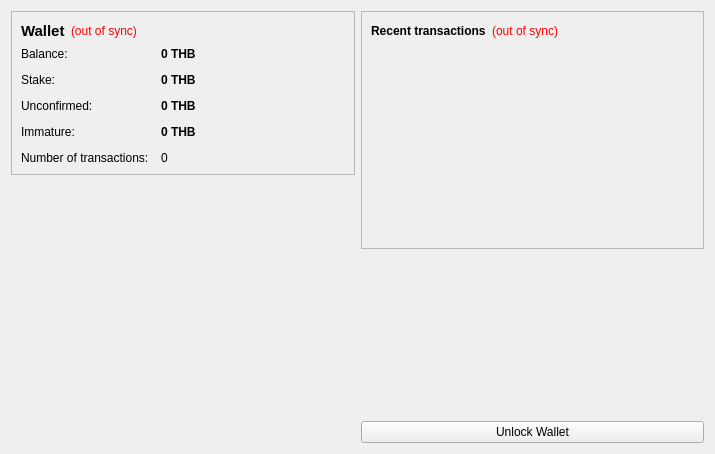
<?xml version="1.0" encoding="UTF-8"?>
<ui version="4.0">
 <class>OverviewPage</class>
 <widget class="QWidget" name="OverviewPage">
  <property name="geometry">
   <rect>
    <x>0</x>
    <y>0</y>
    <width>715</width>
    <height>454</height>
   </rect>
  </property>
  <property name="windowTitle">
   <string>Form</string>
  </property>
  <layout class="QHBoxLayout" name="horizontalLayout" stretch="1,1">
   <item>
    <layout class="QVBoxLayout" name="verticalLayout_2">
     <item>
      <widget class="QFrame" name="frame">
       <property name="frameShape">
        <enum>QFrame::StyledPanel</enum>
       </property>
       <property name="frameShadow">
        <enum>QFrame::Raised</enum>
       </property>
       <layout class="QVBoxLayout" name="verticalLayout_4">
        <item>
         <layout class="QHBoxLayout" name="horizontalLayout_4">
          <item>
           <widget class="QLabel" name="label_5">
            <property name="font">
             <font>
              <pointsize>11</pointsize>
              <weight>75</weight>
              <bold>true</bold>
             </font>
            </property>
            <property name="text">
             <string>Wallet</string>
            </property>
           </widget>
          </item>
          <item>
           <widget class="QLabel" name="labelWalletStatus">
            <property name="toolTip">
             <string>The displayed information may be out of date. Your wallet automatically synchronizes with the TongHuiBi network after a connection is established, but this process has not completed yet.</string>
            </property>
            <property name="styleSheet">
             <string notr="true">QLabel { color: red; }</string>
            </property>
            <property name="text">
             <string notr="true">(out of sync)</string>
            </property>
            <property name="alignment">
             <set>Qt::AlignLeading|Qt::AlignLeft|Qt::AlignVCenter</set>
            </property>
           </widget>
          </item>
          <item>
           <spacer name="horizontalSpacer_2">
            <property name="orientation">
             <enum>Qt::Horizontal</enum>
            </property>
            <property name="sizeHint" stdset="0">
             <size>
              <width>40</width>
              <height>20</height>
             </size>
            </property>
           </spacer>
          </item>
         </layout>
        </item>
        <item>
         <layout class="QFormLayout" name="formLayout_2">
          <property name="fieldGrowthPolicy">
           <enum>QFormLayout::AllNonFixedFieldsGrow</enum>
          </property>
          <property name="horizontalSpacing">
           <number>12</number>
          </property>
          <property name="verticalSpacing">
           <number>12</number>
          </property>
          <item row="0" column="0">
           <widget class="QLabel" name="label">
            <property name="text">
             <string>Balance:</string>
            </property>
           </widget>
          </item>
          <item row="0" column="1">
           <widget class="QLabel" name="labelBalance">
            <property name="font">
             <font>
              <weight>75</weight>
              <bold>true</bold>
             </font>
            </property>
            <property name="cursor">
             <cursorShape>IBeamCursor</cursorShape>
            </property>
            <property name="toolTip">
             <string>Your current balance</string>
            </property>
            <property name="text">
             <string notr="true">0 THB</string>
            </property>
            <property name="textInteractionFlags">
             <set>Qt::LinksAccessibleByMouse|Qt::TextSelectableByKeyboard|Qt::TextSelectableByMouse</set>
            </property>
           </widget>
          </item>
          <item row="1" column="0">
           <widget class="QLabel" name="label_6">
            <property name="text">
             <string>Stake:</string>
            </property>
           </widget>
          </item>
          <item row="1" column="1">
           <widget class="QLabel" name="labelStake">
            <property name="font">
             <font>
              <weight>75</weight>
              <bold>true</bold>
             </font>
            </property>
            <property name="cursor">
             <cursorShape>IBeamCursor</cursorShape>
            </property>
            <property name="toolTip">
             <string>Total of coins that was staked, and do not yet count toward the current balance</string>
            </property>
            <property name="text">
             <string notr="true">0 THB</string>
            </property>
            <property name="textInteractionFlags">
             <set>Qt::LinksAccessibleByMouse|Qt::TextSelectableByKeyboard|Qt::TextSelectableByMouse</set>
            </property>
           </widget>
          </item>
          <item row="2" column="0">
           <widget class="QLabel" name="label_3">
            <property name="text">
             <string>Unconfirmed:</string>
            </property>
           </widget>
          </item>
          <item row="2" column="1">
           <widget class="QLabel" name="labelUnconfirmed">
            <property name="font">
             <font>
              <weight>75</weight>
              <bold>true</bold>
             </font>
            </property>
            <property name="cursor">
             <cursorShape>IBeamCursor</cursorShape>
            </property>
            <property name="toolTip">
             <string>Total of transactions that have yet to be confirmed, and do not yet count toward the current balance</string>
            </property>
            <property name="text">
             <string notr="true">0 THB</string>
            </property>
            <property name="textInteractionFlags">
             <set>Qt::LinksAccessibleByMouse|Qt::TextSelectableByKeyboard|Qt::TextSelectableByMouse</set>
            </property>
           </widget>
          </item>
          <item row="3" column="0">
           <widget class="QLabel" name="labelImmatureText">
            <property name="text">
             <string>Immature:</string>
            </property>
           </widget>
          </item>
          <item row="3" column="1">
           <widget class="QLabel" name="labelImmature">
            <property name="font">
             <font>
              <weight>75</weight>
              <bold>true</bold>
             </font>
            </property>
            <property name="toolTip">
             <string>Mined balance that has not yet matured</string>
            </property>
            <property name="text">
             <string notr="true">0 THB</string>
            </property>
            <property name="textInteractionFlags">
             <set>Qt::LinksAccessibleByMouse|Qt::TextSelectableByKeyboard|Qt::TextSelectableByMouse</set>
            </property>
           </widget>
          </item>
          <item row="4" column="0">
           <widget class="QLabel" name="label_2">
            <property name="text">
             <string>Number of transactions:</string>
            </property>
           </widget>
          </item>
          <item row="4" column="1">
           <widget class="QLabel" name="labelNumTransactions">
            <property name="toolTip">
             <string>Total number of transactions in wallet</string>
            </property>
            <property name="text">
             <string notr="true">0</string>
            </property>
           </widget>
          </item>
         </layout>
        </item>
       </layout>
      </widget>
     </item>
     <item>
      <spacer name="verticalSpacer">
       <property name="orientation">
        <enum>Qt::Vertical</enum>
       </property>
       <property name="sizeHint" stdset="0">
        <size>
         <width>10</width>
         <height>40</height>
        </size>
       </property>
      </spacer>
     </item>
     <item>
	 <widget class="QLabel" name="label_6_1">
       <property name="text">
        <string/>
       </property>
       <property name="pixmap">
        <pixmap resource="../bitcoin.qrc">:/images/backg</pixmap>
       </property>
       <property name="scaledContents">
        <bool>false</bool>
       </property>
       <property name="alignment">
        <set>Qt::AlignCenter</set>
       </property>
       <property name="wordWrap">
        <bool>false</bool>
       </property>
       <property name="margin">
        <number>0</number>
       </property>
       <property name="indent">
        <number>0</number>
       </property>
      </widget>
     </item>
	 <item>
	 <widget class="QLabel" name="label_6_2">
       <property name="text">
        <string></string>
       </property>
       <property name="scaledContents">
        <bool>false</bool>
       </property>
       <property name="alignment">
        <set>Qt::AlignCenter</set>
       </property>
       <property name="wordWrap">
        <bool>false</bool>
       </property>
       <property name="margin">
        <number>0</number>
       </property>
       <property name="indent">
        <number>0</number>
       </property>
      </widget>
     </item>
    </layout>
   </item>
   <item>
    <layout class="QVBoxLayout" name="verticalLayout_3">
     <item>
      <widget class="QFrame" name="frame_2">
       <property name="frameShape">
        <enum>QFrame::StyledPanel</enum>
       </property>
       <property name="frameShadow">
        <enum>QFrame::Raised</enum>
       </property>
       <layout class="QVBoxLayout" name="verticalLayout">
        <item>
         <layout class="QHBoxLayout" name="horizontalLayout_2">
          <item>
           <widget class="QLabel" name="label_4">
            <property name="text">
             <string>&lt;b&gt;Recent transactions&lt;/b&gt;</string>
            </property>
           </widget>
          </item>
          <item>
           <widget class="QLabel" name="labelTransactionsStatus">
            <property name="toolTip">
             <string>The displayed information may be out of date. Your wallet automatically synchronizes with the TongHuiBi network after a connection is established, but this process has not completed yet.</string>
            </property>
            <property name="styleSheet">
             <string notr="true">QLabel { color: red; }</string>
            </property>
            <property name="text">
             <string notr="true">(out of sync)</string>
            </property>
            <property name="alignment">
             <set>Qt::AlignRight|Qt::AlignTrailing|Qt::AlignVCenter</set>
            </property>
           </widget>
          </item>
          <item>
           <spacer name="horizontalSpacer">
            <property name="orientation">
             <enum>Qt::Horizontal</enum>
            </property>
            <property name="sizeHint" stdset="0">
             <size>
              <width>40</width>
              <height>20</height>
             </size>
            </property>
           </spacer>
          </item>
         </layout>
        </item>
        <item>
         <widget class="QListView" name="listTransactions">
          <property name="styleSheet">
           <string notr="true">QListView { background: transparent; }</string>
          </property>
          <property name="frameShape">
           <enum>QFrame::NoFrame</enum>
          </property>
          <property name="verticalScrollBarPolicy">
           <enum>Qt::ScrollBarAlwaysOff</enum>
          </property>
          <property name="horizontalScrollBarPolicy">
           <enum>Qt::ScrollBarAlwaysOff</enum>
          </property>
          <property name="selectionMode">
           <enum>QAbstractItemView::NoSelection</enum>
          </property>
         </widget>
        </item>
       </layout>
      </widget>
     </item>
     <item>
      <spacer name="verticalSpacer_2">
       <property name="orientation">
        <enum>Qt::Vertical</enum>
       </property>
       <property name="sizeHint" stdset="0">
        <size>
         <width>20</width>
         <height>40</height>
        </size>
       </property>
      </spacer>
     </item>
     <item>
      <widget class="QPushButton" name="unlockWalletButton">
       <property name="enabled">
        <bool>true</bool>
       </property>
       <property name="text">
        <string>Unlock Wallet</string>
       </property>
       <property name="checkable">
        <bool>false</bool>
       </property>
      </widget>
     </item>
    </layout>
   </item>
  </layout>
 </widget>
 <resources>
  <include location="../bitcoin.qrc"/>
 </resources>
 <connections/>
</ui>
